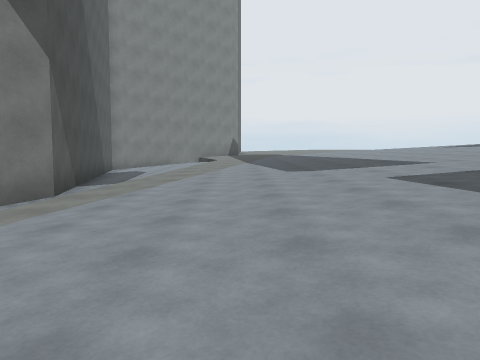
view 1 (above)

18 first-person views from a walk through a 3-D level made in the Unity game engine. The camera is 1.2 m above the floor, tilts 4° down and sees 70° across. The floor is counted in squares, 2 m on a side. Each view is taken from the middle of a square. On the plan, view 1 faces up. The plan holds only what a view shows up to about 10 squares ahead; the rest is blank. The place goes on beyond the plan. The player character is not drawn.

view 2
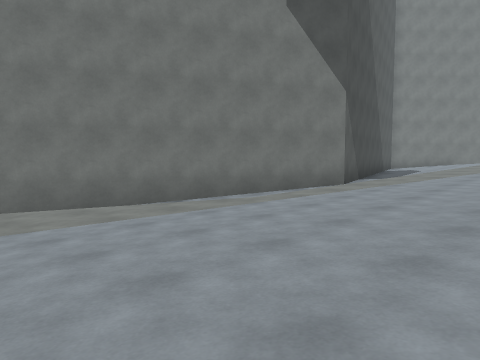

view 3
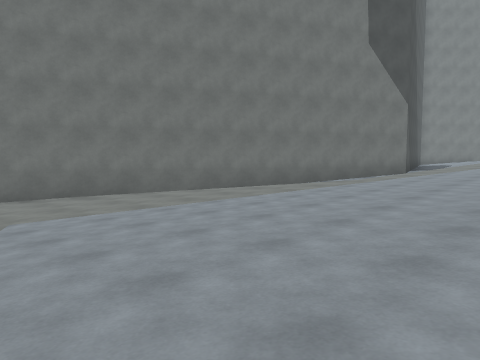

view 4
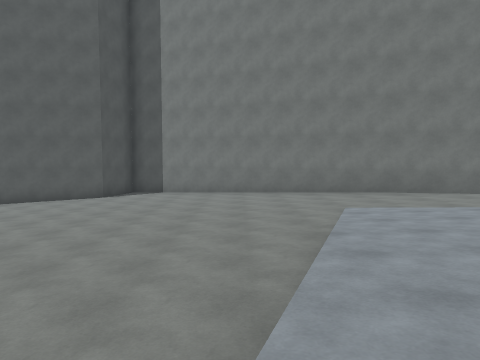

view 5
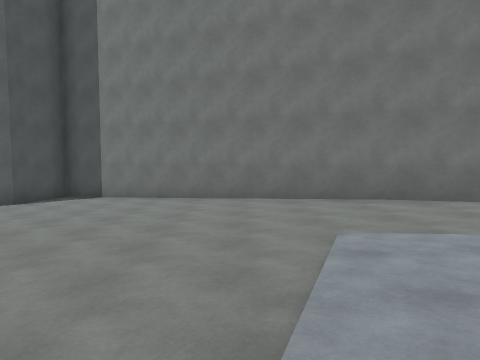

view 6
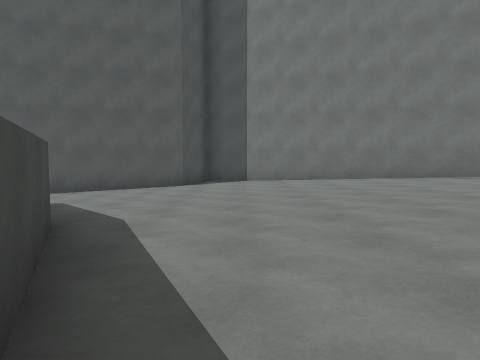

view 7
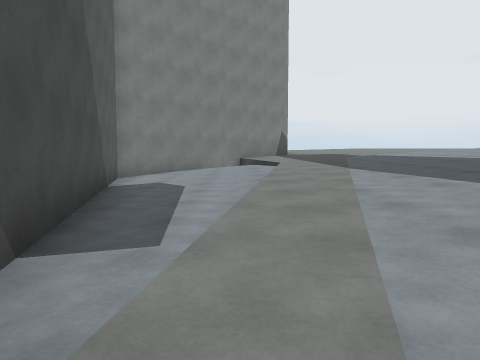

view 8
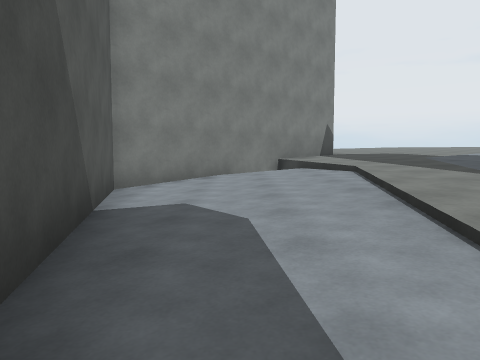

view 9
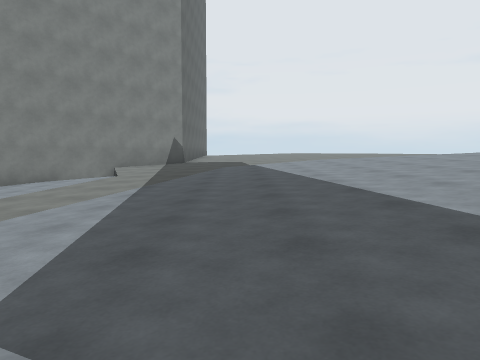

view 10
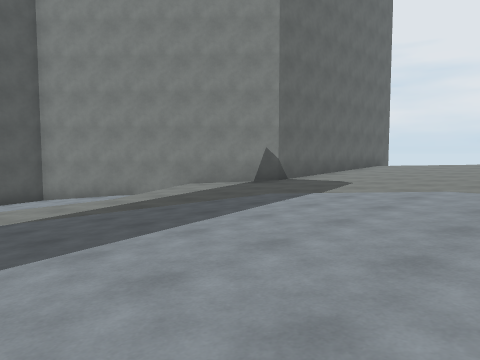

view 11
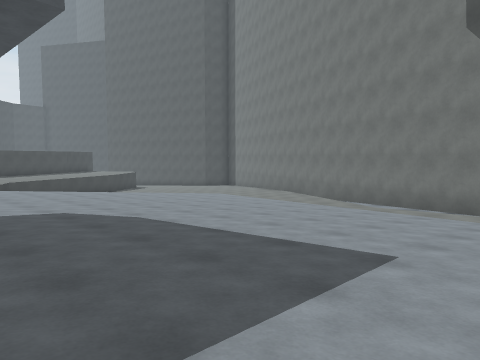

view 12
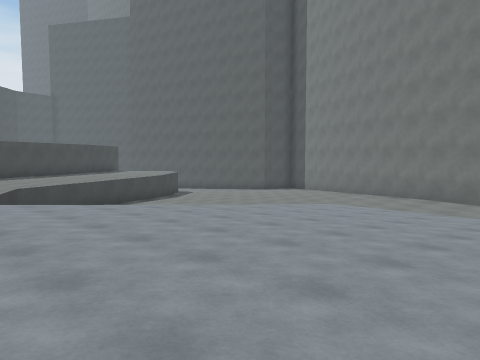

view 13
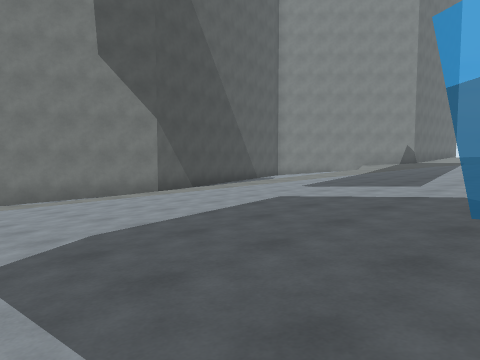

view 14
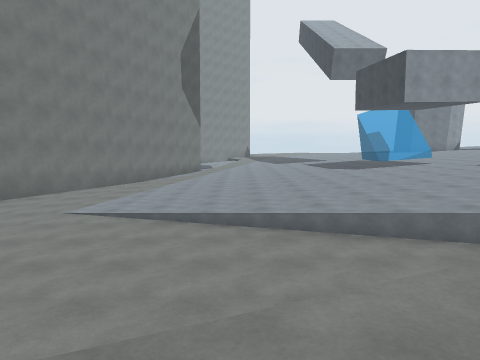

view 15
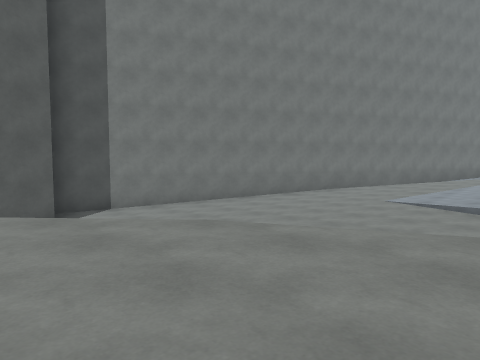

view 16
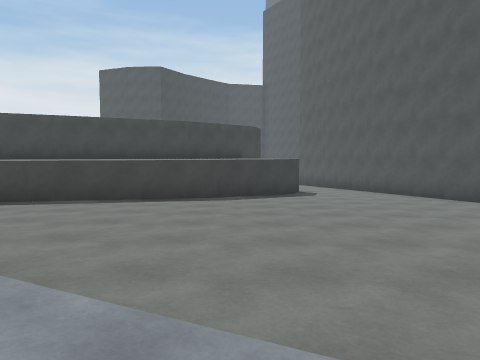

view 17
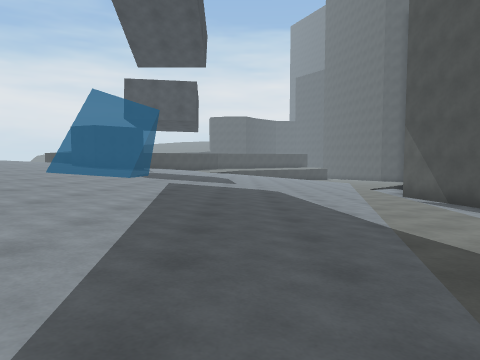

view 18
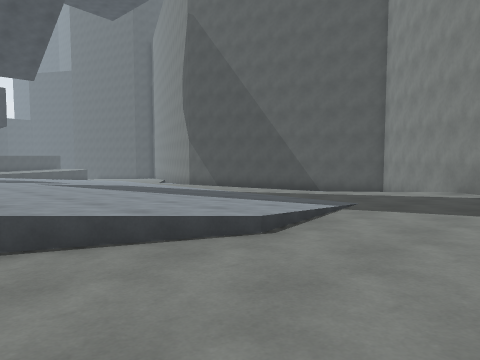

### Floor plan
Key: @ floor where view 1 was taken; # wall or solid block; . main floor; : floor 0.5 m higher than the main floor; - floor 0.5 m lower than the main floor; + floor 0.75 m higher than the main floor; _ floor 0.75 m lower than the main floor; * floor 1.25 m higher than the main floor; < floor 1.25 m lower than the main floor; % floor 1.5 m higher than the main floor; ( floor 1.5 m lower than the main floor; & floor 2 m higher than the main floor; / step, stairs or slope; = window, fence, low wall or low ledge; v drop or lower ground.
Columns run from 11 left of view 1 to 8 right of it. Each row starts with its distance up from view 1.
 19           ##%%%%%%%
 18          ##***%%%%%
 17         ##*******%%
 16        ##v++**%%%/*
 15       ##:++++**%%%%=
 14       #.::++++*%%%%&
 13       #.::++++**%%%
 12       #..:++++**%%
 11       #..:+++++*%%
 10       ##.::++++**%
  9        #..::+++**%%
  8        #.:::++++**%%
  7        #...:++++**%%
  6        #...::++++//%
  5        #...::+++
  4        #....::++
  3       ##....::++++
  2       #--....:++++
  1      ##--....::+++
  0      #_---.@.::+++
 -1     ##__--....::
 -2     #____-....::+
 -3    ##____--....:+
 -4    #_____--....::
 -5   ##______--...:
 -6   #<<<___//-...
 -7  ##<<<<<<___=..
 -8  #(<<<<<<<<___.
 -9 ##((((<<<<<<<#
-10 #((((((((<<//.
-11 #((((((((//...
-12 ##(((((/...
-13  ##(((/.......
-14   #((( ....  ##

Positions as (right, up) in squares from view 1, and headings:
1: (0, 0), facing up
2: (1, -2), facing up-left
3: (1, -6), facing up-left
4: (2, -7), facing left
5: (-1, -6), facing left
6: (0, -10), facing left
7: (-2, 5), facing up
8: (-3, 8), facing up
9: (2, 6), facing up
10: (6, 11), facing up-left
11: (5, 6), facing down-left
12: (4, 0), facing down-left
13: (6, 0), facing up-left
14: (-1, -12), facing up
15: (-1, -14), facing up-left
16: (-4, -4), facing down
17: (2, 16), facing down
18: (7, 19), facing down-left
